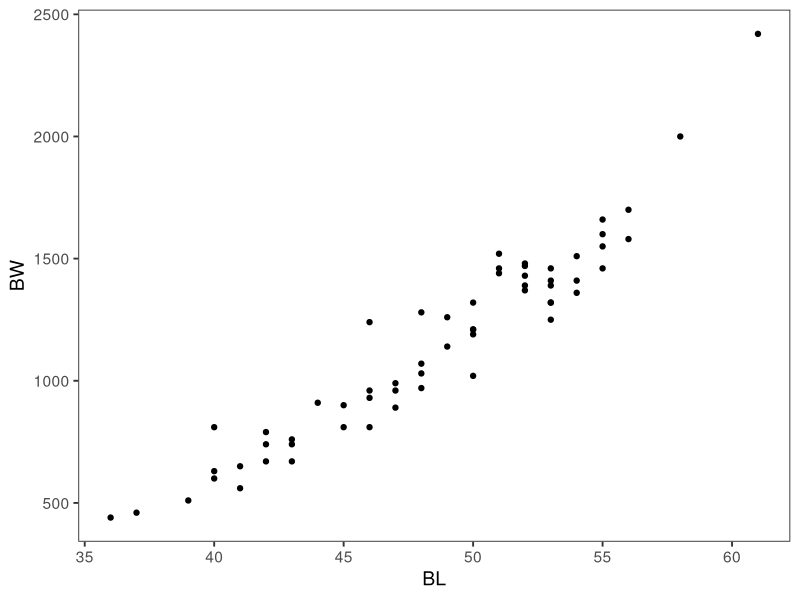
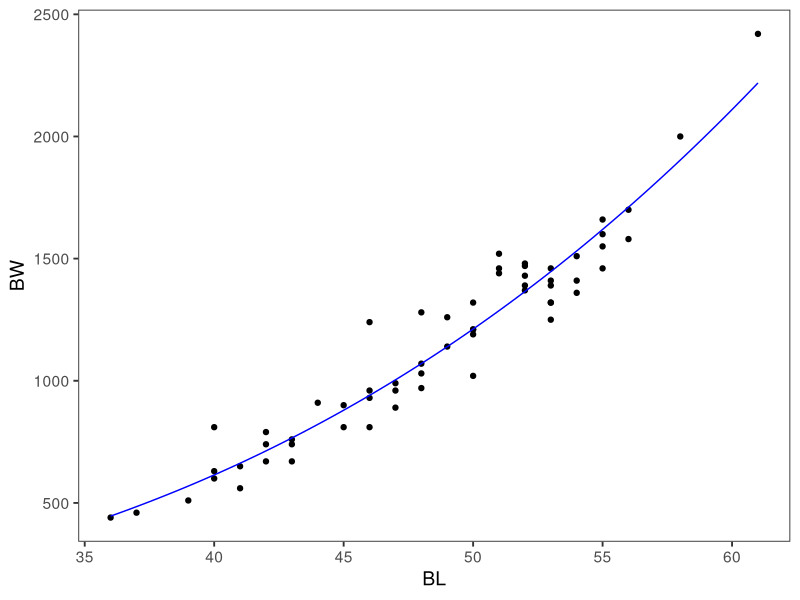

These figures' R source, in order:
## ---- chunk 1
knitr::opts_chunk$set(echo = TRUE)
library(magrittr)
library(ggplot2)
## ---- chunk 2
# Define data

BL <-
  c(36, 37, 39, 40, 40, 40, 41, 41, 42, 42, 42, 43, 43, 43, 44, 45, 45, 46, 46,
    46, 46, 47, 47, 47, 48, 48, 48, 48, 49, 49, 50, 50, 50, 50, 50, 51,51, 51,
    52, 52, 52, 52, 52, 53, 53, 53, 53, 53, 53, 54, 54, 54, 55, 55, 55, 55, 56,
    56, 58, 61)
  
BW <-
  c(440, 460, 510, 630, 810, 600, 560, 650, 670, 740, 790, 670, 740, 760, 910,
    900, 810, 1240, 930, 810, 960, 990, 960, 890, 1280, 1070, 1030, 970, 1260,
    1140, 1320, 1020, 1210, 1190, 1210, 1520, 1460, 1440, 1470, 1480, 1430,
    1390, 1370, 1460, 1320, 1250, 1390, 1320, 1410, 1360, 1410, 1510, 1600,
    1550, 1660, 1460, 1700, 1580, 2000, 2420)

dat <- tibble::tibble(BL = BL, BW = BW)
## ---- chunk 3
ggplot(dat) +
  geom_point(aes(x = BL, y = BW)) +
  theme_bw(base_size = 14) +
  theme(panel.grid.major = element_blank(),
        panel.grid.minor = element_blank())

## ---- chunk 4
# Define a function that estimates W-L relationship

estimate_lw <- function(dat.length, dat.weight) {
  nls(dat.weight ~ a * dat.length^b, start = list(a = 0.001, b = 3)) %>%
    summary() %>%
    .$coefficients %>%
    data.table::as.data.table()
}
## ---- chunk 5
# Estimate W-L relationship
res <- estimate_lw(dat.length = dat$BL, dat.weight = dat$BW)
## ---- chunk 6
# Paste parameter table
tibble::as_tibble(res) %>% 
  knitr::kable(
    caption = "Parameters of W-L relationship",
    format = "html",
    booktabs = TRUE)
## ---- chunk 7

# Draw a graph

res <- estimate_lw(dat.length = dat$BL, dat.weight = dat$BW)

ggplot(dat) +
  geom_point(aes(x = BL, y = BW)) +
  stat_function(
    fun = function(x)
      res$Estimate[1] * x ^ res$Estimate[2],
    color = "blue") +
  theme_bw(base_size = 14) +
  theme(panel.grid.major = element_blank(),
        panel.grid.minor = element_blank())


